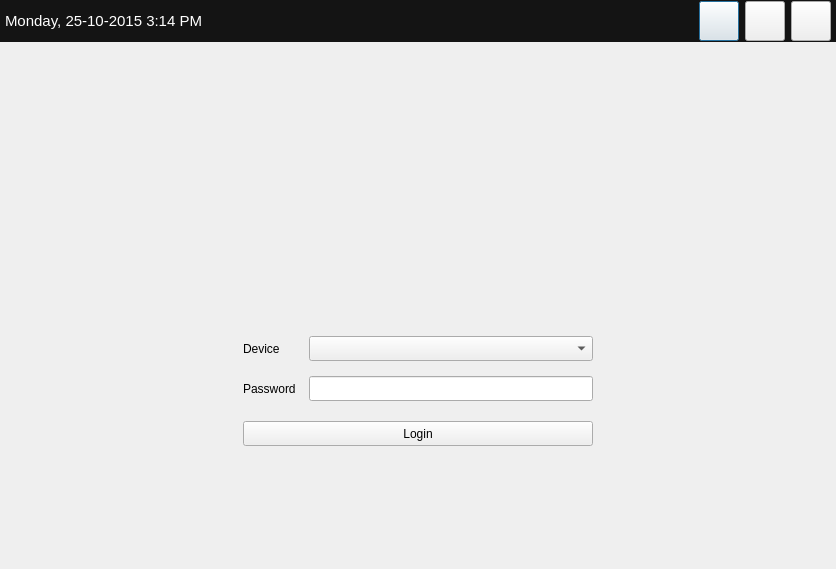
<?xml version="1.0" encoding="UTF-8"?>
<ui version="4.0">
 <class>LoginDialog</class>
 <widget class="QDialog" name="LoginDialog">
  <property name="geometry">
   <rect>
    <x>0</x>
    <y>0</y>
    <width>836</width>
    <height>569</height>
   </rect>
  </property>
  <property name="sizePolicy">
   <sizepolicy hsizetype="Fixed" vsizetype="Fixed">
    <horstretch>0</horstretch>
    <verstretch>0</verstretch>
   </sizepolicy>
  </property>
  <property name="minimumSize">
   <size>
    <width>0</width>
    <height>0</height>
   </size>
  </property>
  <property name="windowTitle">
   <string>SEwallet</string>
  </property>
  <property name="styleSheet">
   <string notr="true"/>
  </property>
  <layout class="QVBoxLayout" name="verticalLayout_2">
   <property name="leftMargin">
    <number>0</number>
   </property>
   <property name="topMargin">
    <number>0</number>
   </property>
   <property name="rightMargin">
    <number>0</number>
   </property>
   <property name="bottomMargin">
    <number>0</number>
   </property>
   <item>
    <widget class="QWidget" name="topPanel" native="true">
     <property name="styleSheet">
      <string notr="true">#topPanel { background-color: rgb(20, 20, 20) }
</string>
     </property>
     <layout class="QHBoxLayout" name="horizontalLayout">
      <property name="sizeConstraint">
       <enum>QLayout::SetDefaultConstraint</enum>
      </property>
      <property name="leftMargin">
       <number>5</number>
      </property>
      <property name="topMargin">
       <number>1</number>
      </property>
      <property name="rightMargin">
       <number>5</number>
      </property>
      <property name="bottomMargin">
       <number>1</number>
      </property>
      <item>
       <widget class="QLabel" name="currentDateTime">
        <property name="font">
         <font>
          <pointsize>11</pointsize>
         </font>
        </property>
        <property name="styleSheet">
         <string notr="true">color: white;</string>
        </property>
        <property name="text">
         <string>Monday, 25-10-2015 3:14 PM</string>
        </property>
       </widget>
      </item>
      <item>
       <widget class="QLabel" name="messageLabel">
        <property name="font">
         <font>
          <pointsize>11</pointsize>
         </font>
        </property>
        <property name="text">
         <string>&lt;html&gt;&lt;head/&gt;&lt;body&gt;&lt;p&gt;&lt;br/&gt;&lt;/p&gt;&lt;/body&gt;&lt;/html&gt;</string>
        </property>
       </widget>
      </item>
      <item>
       <spacer name="horizontalSpacer">
        <property name="orientation">
         <enum>Qt::Horizontal</enum>
        </property>
        <property name="sizeHint" stdset="0">
         <size>
          <width>40</width>
          <height>20</height>
         </size>
        </property>
       </spacer>
      </item>
      <item>
       <widget class="QPushButton" name="getDeviceListButton">
        <property name="sizePolicy">
         <sizepolicy hsizetype="Fixed" vsizetype="Fixed">
          <horstretch>0</horstretch>
          <verstretch>0</verstretch>
         </sizepolicy>
        </property>
        <property name="minimumSize">
         <size>
          <width>40</width>
          <height>40</height>
         </size>
        </property>
        <property name="toolTip">
         <string>Get device list</string>
        </property>
        <property name="autoFillBackground">
         <bool>false</bool>
        </property>
        <property name="text">
         <string/>
        </property>
        <property name="icon">
         <iconset resource="resources.qrc">
          <normaloff>:/new/icons/Restart.ico</normaloff>:/new/icons/Restart.ico</iconset>
        </property>
        <property name="iconSize">
         <size>
          <width>40</width>
          <height>40</height>
         </size>
        </property>
       </widget>
      </item>
      <item>
       <widget class="QPushButton" name="initializeDeviceButton">
        <property name="sizePolicy">
         <sizepolicy hsizetype="Fixed" vsizetype="Fixed">
          <horstretch>0</horstretch>
          <verstretch>0</verstretch>
         </sizepolicy>
        </property>
        <property name="minimumSize">
         <size>
          <width>40</width>
          <height>40</height>
         </size>
        </property>
        <property name="toolTip">
         <string>Initialize device</string>
        </property>
        <property name="text">
         <string/>
        </property>
        <property name="icon">
         <iconset resource="resources.qrc">
          <normaloff>:/new/icons/USB.ico</normaloff>:/new/icons/USB.ico</iconset>
        </property>
        <property name="iconSize">
         <size>
          <width>40</width>
          <height>40</height>
         </size>
        </property>
       </widget>
      </item>
      <item>
       <widget class="QPushButton" name="quitButton">
        <property name="sizePolicy">
         <sizepolicy hsizetype="Fixed" vsizetype="Fixed">
          <horstretch>0</horstretch>
          <verstretch>0</verstretch>
         </sizepolicy>
        </property>
        <property name="minimumSize">
         <size>
          <width>40</width>
          <height>40</height>
         </size>
        </property>
        <property name="toolTip">
         <string>Quit</string>
        </property>
        <property name="text">
         <string/>
        </property>
        <property name="icon">
         <iconset resource="resources.qrc">
          <normaloff>:/new/icons/Exit.ico</normaloff>:/new/icons/Exit.ico</iconset>
        </property>
        <property name="iconSize">
         <size>
          <width>40</width>
          <height>40</height>
         </size>
        </property>
       </widget>
      </item>
     </layout>
    </widget>
   </item>
   <item>
    <spacer name="verticalSpacer_2">
     <property name="orientation">
      <enum>Qt::Vertical</enum>
     </property>
     <property name="sizeHint" stdset="0">
      <size>
       <width>20</width>
       <height>40</height>
      </size>
     </property>
    </spacer>
   </item>
   <item>
    <layout class="QHBoxLayout" name="horizontalLayout_2">
     <item>
      <widget class="QLabel" name="logo">
       <property name="sizePolicy">
        <sizepolicy hsizetype="Fixed" vsizetype="Fixed">
         <horstretch>0</horstretch>
         <verstretch>0</verstretch>
        </sizepolicy>
       </property>
       <property name="minimumSize">
        <size>
         <width>150</width>
         <height>150</height>
        </size>
       </property>
       <property name="styleSheet">
        <string notr="true"/>
       </property>
       <property name="text">
        <string/>
       </property>
       <property name="pixmap">
        <pixmap resource="resources.qrc">:/new/images/SEwalletLogo.png</pixmap>
       </property>
      </widget>
     </item>
    </layout>
   </item>
   <item>
    <spacer name="verticalSpacer_4">
     <property name="orientation">
      <enum>Qt::Vertical</enum>
     </property>
     <property name="sizeType">
      <enum>QSizePolicy::Fixed</enum>
     </property>
     <property name="sizeHint" stdset="0">
      <size>
       <width>20</width>
       <height>10</height>
      </size>
     </property>
    </spacer>
   </item>
   <item>
    <layout class="QHBoxLayout" name="horizontalLayout_3">
     <property name="topMargin">
      <number>0</number>
     </property>
     <item>
      <widget class="QWidget" name="loginForm" native="true">
       <property name="sizePolicy">
        <sizepolicy hsizetype="Fixed" vsizetype="Fixed">
         <horstretch>0</horstretch>
         <verstretch>0</verstretch>
        </sizepolicy>
       </property>
       <property name="minimumSize">
        <size>
         <width>420</width>
         <height>200</height>
        </size>
       </property>
       <property name="styleSheet">
        <string notr="true"/>
       </property>
       <layout class="QVBoxLayout" name="verticalLayout">
        <property name="leftMargin">
         <number>35</number>
        </property>
        <property name="topMargin">
         <number>35</number>
        </property>
        <property name="rightMargin">
         <number>35</number>
        </property>
        <property name="bottomMargin">
         <number>35</number>
        </property>
        <item>
         <layout class="QHBoxLayout" name="horizontalLayout_5">
          <item>
           <widget class="QLabel" name="label">
            <property name="enabled">
             <bool>true</bool>
            </property>
            <property name="minimumSize">
             <size>
              <width>60</width>
              <height>0</height>
             </size>
            </property>
            <property name="text">
             <string>Device</string>
            </property>
           </widget>
          </item>
          <item>
           <widget class="QComboBox" name="deviceComboBox">
            <property name="sizePolicy">
             <sizepolicy hsizetype="Expanding" vsizetype="Fixed">
              <horstretch>0</horstretch>
              <verstretch>0</verstretch>
             </sizepolicy>
            </property>
            <property name="minimumSize">
             <size>
              <width>0</width>
              <height>25</height>
             </size>
            </property>
           </widget>
          </item>
         </layout>
        </item>
        <item>
         <layout class="QHBoxLayout" name="horizontalLayout_4">
          <item>
           <widget class="QLabel" name="label_2">
            <property name="minimumSize">
             <size>
              <width>60</width>
              <height>0</height>
             </size>
            </property>
            <property name="text">
             <string>Password</string>
            </property>
           </widget>
          </item>
          <item>
           <widget class="QLineEdit" name="passwordEdit">
            <property name="minimumSize">
             <size>
              <width>0</width>
              <height>25</height>
             </size>
            </property>
            <property name="echoMode">
             <enum>QLineEdit::Password</enum>
            </property>
           </widget>
          </item>
         </layout>
        </item>
        <item>
         <spacer name="verticalSpacer">
          <property name="orientation">
           <enum>Qt::Vertical</enum>
          </property>
          <property name="sizeType">
           <enum>QSizePolicy::Fixed</enum>
          </property>
          <property name="sizeHint" stdset="0">
           <size>
            <width>20</width>
            <height>5</height>
           </size>
          </property>
         </spacer>
        </item>
        <item>
         <widget class="QPushButton" name="loginButton">
          <property name="minimumSize">
           <size>
            <width>0</width>
            <height>25</height>
           </size>
          </property>
          <property name="text">
           <string>Login</string>
          </property>
         </widget>
        </item>
       </layout>
      </widget>
     </item>
    </layout>
   </item>
   <item>
    <spacer name="verticalSpacer_3">
     <property name="orientation">
      <enum>Qt::Vertical</enum>
     </property>
     <property name="sizeHint" stdset="0">
      <size>
       <width>20</width>
       <height>40</height>
      </size>
     </property>
    </spacer>
   </item>
  </layout>
 </widget>
 <resources>
  <include location="resources.qrc"/>
 </resources>
 <connections/>
</ui>
